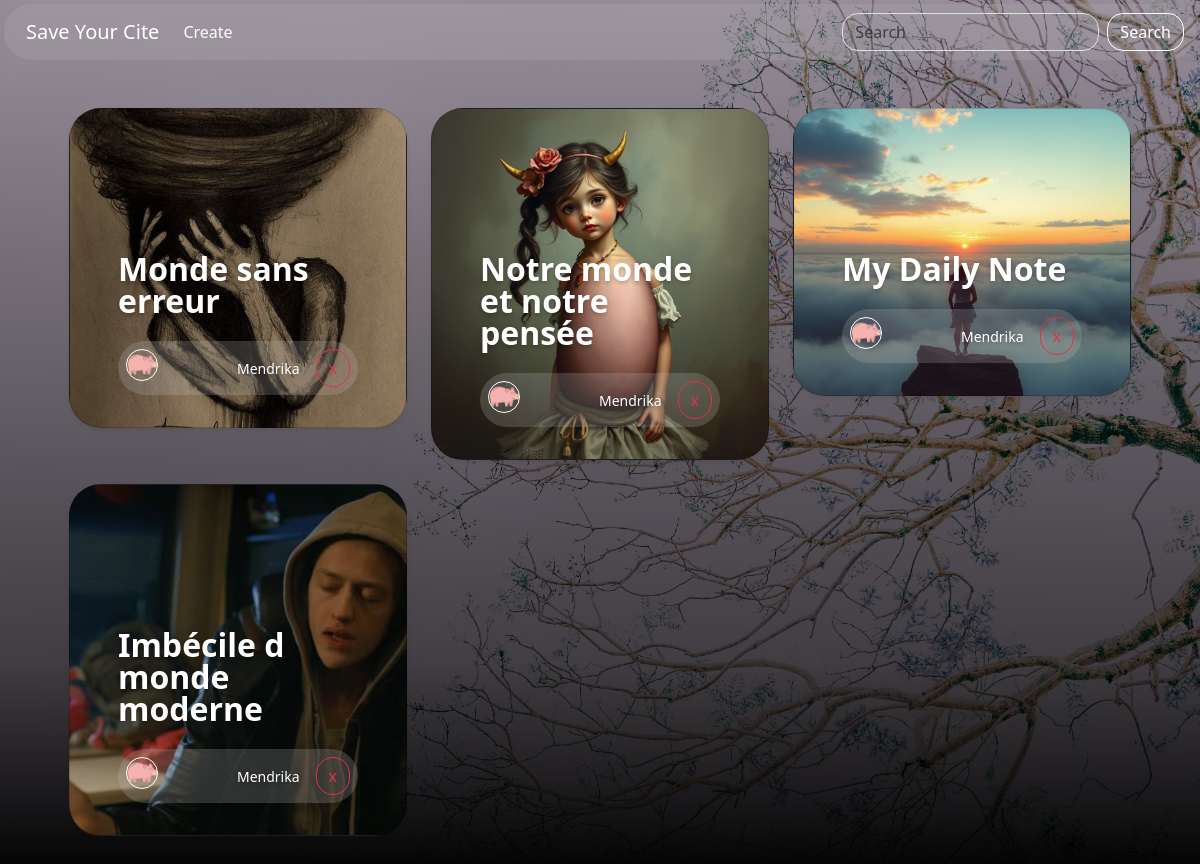
The page / on the database its author committed.
### tables this page shows
CREATE TABLE "citations" (
	"id"	INTEGER NOT NULL,
	"title"	TEXT NOT NULL,
	"author"	TEXT DEFAULT 'Unknow',
	"desc"	INTEGER,
	"pict"	TEXT,
	"cite"	TEXT,
	PRIMARY KEY("id" AUTOINCREMENT)
);

### index.php (the view, shortened to what this page needs)
<?php
$pdo = connexion();
if (isset($_GET["search"]) and $_GET["search"] != "") {
    $search = "%" . $_GET["search"] . "%";
    $request = "SELECT * FROM citations WHERE title LIKE '$search' OR desc LIKE '$search'";
    $stmt = $pdo->query($request);
} else {
    $stmt = $pdo->query("SELECT * FROM citations");
}
$cites = $stmt->fetchAll();
?><?php
    $pdo = connexion();
    if (isset($_GET["search"]) and $_GET["search"] != "") {
        $search = "%" . $_GET["search"] . "%";
        $request = "SELECT * FROM citations WHERE title LIKE '$search' OR desc LIKE '$search'";
        $stmt = $pdo->query($request);
    } else {
        $stmt = $pdo->query("SELECT * FROM citations");
    }
    $cites = $stmt->fetchAll();
    ?>
<!DOCTYPE html>
<html lang="fr">
<head>
    <link rel="stylesheet" href="./assets/bootstrap/bootstrap.min.css">
    <link rel="stylesheet" href="./assets/css/features.css">
</head>
<body>
    <?php
    require_once "./header.php" ?>
    <main class="flex-shrink-0">
        <div class="container">
            <div class="d-flex justify-content-center">
                <div class="container row row-cols-1 row-cols-lg-3 align-items-stretch g-4 py-5">
                    <?php foreach ($cites as $cite): ?>
                        <a style="text-decoration: none;" href="show.php?view=<?= $cite["id"] ?>">
                            <div>
                                <div
                                    class="card card-cover h-100 overflow-hidden text-white bg-dark rounded-5 shadow-sm"
                                    style="background-image: url('<?= $cite["pict"] ?>')">
                                    <div
                                        class="d-flex flex-column h-100 p-5 pb-3 text-white text-shadow-1">
                                        <h2 class="pt-5 mt-5 mb-4 display-8 lh-1 fw-bold">
                                            <?= $cite["title"] ?>
                                        </h2>
                                        <ul class="d-flex list-unstyled mt-auto rounded rounded-5 p-2" style="background: rgba(200, 200, 200, 0.21);">
                                            <li class="me-auto">
                                                <img
                                                    src="porc.png"
                                                    alt="porc"
                                                    width="32"
                                                    height="32"
                                                    class="rounded-circle border border-white" />
                                            </li>
                                            <li class="d-flex align-items-center me-3">
                                                <svg class="bi me-2" width="1em" height="1em">
                                                    <use xlink:href="#geo-fill" />
                                                </svg>
                                                <small><?= $cite["author"] ?></small>
                                            </li>
                                            <li>
                                                <form action="citation/delete.php" method="post">
                                                    <input class="btn btn-outline-danger rounded rounded-5" type="submit" value="x">
                                                </form>
                                            </li>
                                        </ul>
                                    </div>
                                </div>
                            </div>
                        </a>
                    <?php endforeach ?>
                </div>
            </div>
        </div>
    </main>
</body>
</html>

### header.php (shortened to what this page needs)
<nav
    class="navbar navbar-expand-md m-1 rounded rounded-5 navbar-dark fixed-top"
    style="background: <?= $bg_color ?? "rgba(179, 173, 173, 0.27)" ?>;">
    <div class="container-fluid">
        <a class="navbar-brand" style="padding-left: 10px;" href="/">Save Your Cite</a>
        <div class="collapse navbar-collapse" id="navbarCollapse">
            <ul class="navbar-nav me-auto mb-2 mb-md-0">
                <li class="nav-item">
                    <a class="nav-link active" aria-current="page" href="citation/create.php">Create</a>
                </li>
            </ul>
            <form action="/" method="GET" class="d-flex">
                <input name="search" style="background: none;" class="form-control me-2 rounded rounded-4" type="search" placeholder="Search" aria-label="Search">
                <button class="btn btn-outline-none text-white rounded rounded-4 border border-white" type="submit">Search</button>
            </form>
        </div>
    </div>
</nav>

### assets/css/features.css (style rules this page uses)
.bi { vertical-align: -.125em; fill: currentColor; }
.rounded-4 { border-radius: .5rem; }
.rounded-5 { border-radius: 1rem; }
.text-shadow-1 { text-shadow: 0 .125rem .25rem rgba(0, 0, 0, .25); }
.card-cover { background-repeat: no-repeat; background-position: center center; background-size: cover; }

### rows shown on the page
citations: pict (picture), title "Monde sans erreur", author "Mendrika"
citations: pict (picture), title "Notre monde et notre pensée", author "Mendrika"
citations: pict (picture), title "My Daily Note", author "Mendrika"
citations: pict (picture), title "Imbécile d monde moderne", author "Mendrika"
